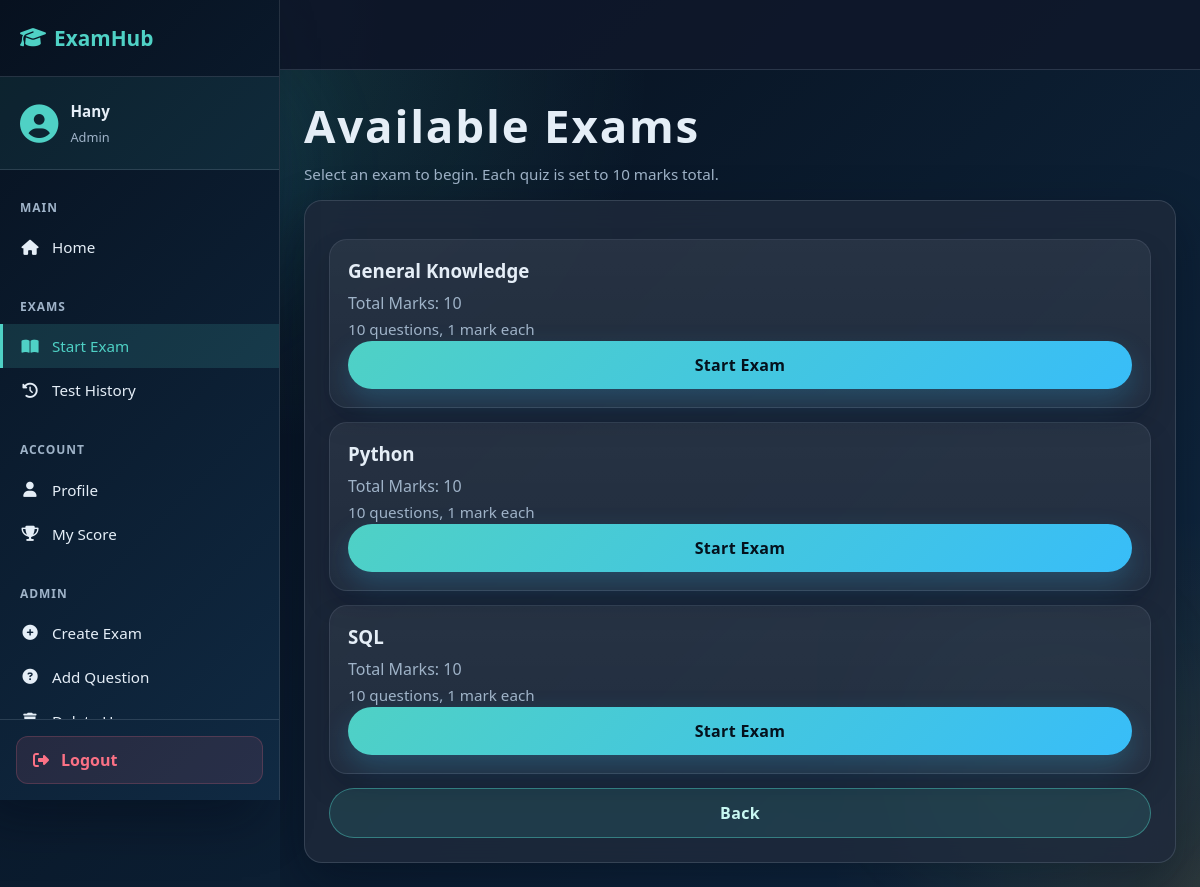
The app's page /start_exam (signed in) with its own data.
### tables this page shows
CREATE TABLE results (
    id INTEGER PRIMARY KEY AUTOINCREMENT,
    username TEXT,
    exam_id INTEGER,
    score INTEGER
, completed_at TEXT);

CREATE TABLE exams (
    id INTEGER PRIMARY KEY AUTOINCREMENT,
    name TEXT NOT NULL,
    total_marks INTEGER CHECK(total_marks > 0)
);

### app.py (the view)
@app.route("/start_exam")
def start_exam():
    if "user" not in session:
        return redirect("/")
    try:
        exams = get_exams()
        return render_template("take_exam.html", exams=exams)
    except Exception as e:
        return f"Error: {e}"

### app.py (called while the page is built, shortened)
@app.context_processor
def inject_score_summary():
    username = session.get("user")
    return {"score_summary": get_user_score_summary(username)}

### config/db_config.py (called while the page is built)
def get_connection():
    db_path = os.getenv("DB_PATH", "exam.db")
    return sqlite3.connect(db_path)

### services/exam_service.py (called while the page is built, shortened)
def _ensure_results_completion_column(cur):
    cur.execute("PRAGMA table_info(results)")
    columns = [row[1] for row in cur.fetchall()]
    if "completed_at" not in columns:
        cur.execute("ALTER TABLE results ADD COLUMN completed_at TEXT")

def get_exams():
    conn = get_connection()
    cur = conn.cursor()
    cur.execute("SELECT * FROM exams")
    data = cur.fetchall()
    conn.close()
    return data

def _parse_timestamp(value):
    if not value:
        return None

def _calculate_current_streak(activity_dates):
    if not activity_dates:
        return 0

### templates/take_exam.html (shortened to what this page needs)
{% extends "base.html" %}
{% block content %}
<div class="page-intro">
    <h1 class="page-title">Available Exams</h1>
    <p class="subtle page-subtitle">Select an exam to begin. Each quiz is set to 10 marks total.</p>
</div>
<div class="container">
{% if exams %}
    {% for exam in exams %}
        <div class="card">
            <h3>{{ exam[1] }}</h3>
            <p>Total Marks: {{ exam[2] }}</p>
            <p class="meta">10 questions, 1 mark each</p>
            <a class="btn-link" href="{{ url_for('take_exam', exam_id=exam[0]) }}">Start Exam</a>
        </div>
    {% endfor %}
{% else %}
    <div class="empty-state">
        <i class="fas fa-inbox"></i>
        <p>No exams available</p>
    </div>
{% endif %}
<a href="/dashboard" class="btn-link secondary">Back</a>
</div>
{% endblock %}

### templates/base.html (shortened to what this page needs)
<!DOCTYPE html>
<html>
<head>
    <link rel="stylesheet" href="{{ url_for('static', filename='style.css', v='3') }}">
    <link rel="stylesheet" href="https://cdnjs.cloudflare.com/ajax/libs/font-awesome/6.4.0/css/all.min.css">
</head>
<body>
    <div class="sidebar">
        <div class="sidebar-header">
            <h3><i class="fas fa-graduation-cap"></i> ExamHub</h3>
        </div>
        <div class="user-info">
            <div class="user-avatar">
                <i class="fas fa-user-circle"></i>
            </div>
            <div class="user-details">
                <p class="user-name">{{ session.get('user', 'User') }}</p>
                <p class="user-role">{{ session.get('role', 'Student').title() }}</p>
            </div>
        </div>
        <nav class="sidebar-menu">
            <div class="menu-section">
                <p class="section-title">Main</p>
                <a href="{{ url_for('dashboard') }}" class="menu-item {% if request.endpoint == 'dashboard' %}active{% endif %}">
                    <i class="fas fa-home"></i> <span>Home</span>
                </a>
            </div>
            <div class="menu-section">
                <p class="section-title">Exams</p>
                <a href="{{ url_for('start_exam') }}" class="menu-item {% if request.endpoint == 'start_exam' %}active{% endif %}">
                    <i class="fas fa-book-open"></i> <span>Start Exam</span>
                </a>
                <a href="{{ url_for('test_history') }}" class="menu-item {% if request.endpoint == 'test_history' %}active{% endif %}">
                    <i class="fas fa-history"></i> <span>Test History</span>
                </a>
            </div>
            <div class="menu-section">
                <p class="section-title">Account</p>
                <a href="#" class="menu-item" onclick="showProfile()">
                    <i class="fas fa-user"></i> <span>Profile</span>
                </a>
                <a href="#" class="menu-item" onclick="showScore()">
                    <i class="fas fa-trophy"></i> <span>My Score</span>
                </a>
            </div>
            {% if session.get('role') == 'admin' %}
            <div class="menu-section">
                <p class="section-title">Admin</p>
                <a href="{{ url_for('create_exam_page') }}" class="menu-item {% if request.endpoint == 'create_exam_page' %}active{% endif %}">
                    <i class="fas fa-plus-circle"></i> <span>Create Exam</span>
                </a>
                <a href="{{ url_for('add_question_page') }}" class="menu-item {% if request.endpoint == 'add_question_page' %}active{% endif %}">
                    <i class="fas fa-question-circle"></i> <span>Add Question</span>
                </a>
                <a href="{{ url_for('delete_user_page') }}" class="menu-item {% if request.endpoint == 'delete_user_page' %}active{% endif %}">
                    <i class="fas fa-trash"></i> <span>Delete User</span>
                </a>
            </div>
            {% endif %}
        </nav>
        <div class="sidebar-footer">
            <a href="{{ url_for('logout') }}" class="logout-btn">
                <i class="fas fa-sign-out-alt"></i> <span>Logout</span>
            </a>
        </div>
    </div>
    <div class="main-content">
        <div class="top-bar">
        </div>
        <div class="content-wrapper">
            {% block content %}{% endblock %}
        </div>
    </div>
</body>
</html>

### records on screen
results: get "Hany"
exams: name "General Knowledge", total_marks "10"
exams: name "Python", total_marks "10"
exams: name "SQL", total_marks "10"

### other values on screen
{{ session.get('role', 'Student').title() }} "Admin"
